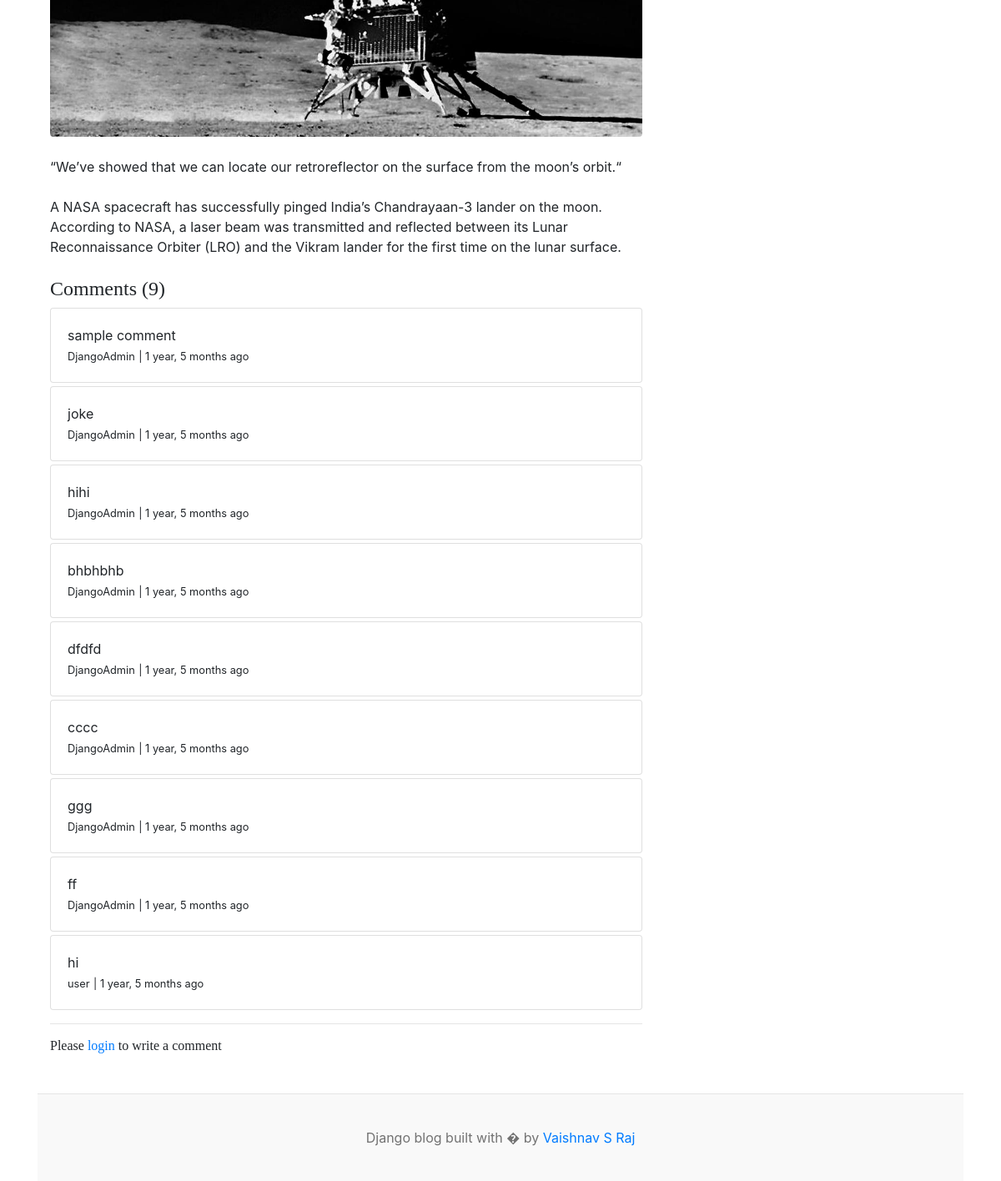
Before: /blogs/nasa-spacecraft-pings-indias-chandrayaan-3-lander-on-the-moon/ (lower part) with the older database file.
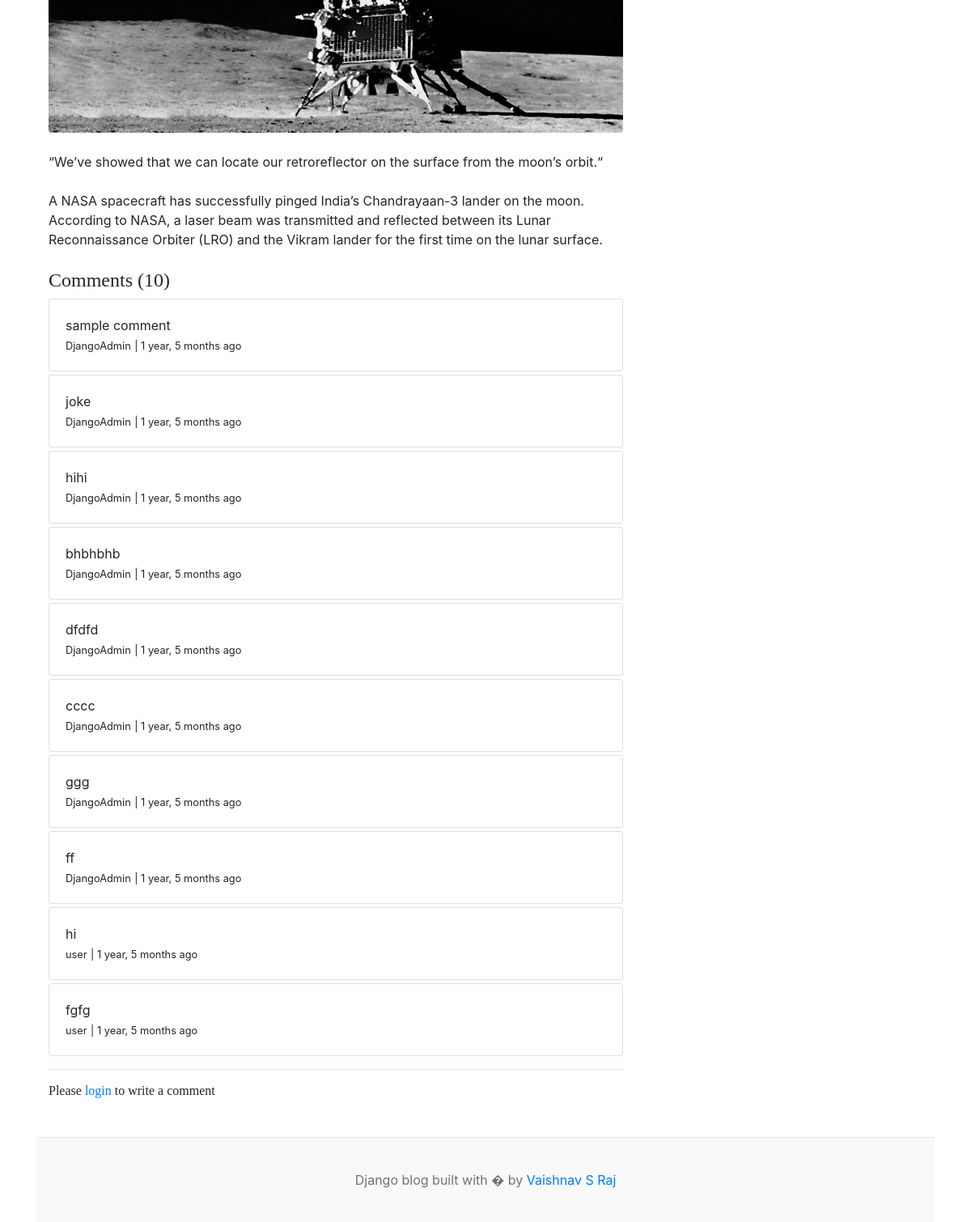
After: the same page with the newer database file.
### blogs/models.py (models this page shows, shortened)
class Blogs(models.Model):
    title = models.CharField(max_length=100)
    slug = models.SlugField(max_length=150, unique=True, blank=True)
    category = models.ForeignKey(Category, on_delete=models.CASCADE)
    author = models.ForeignKey(User, on_delete=models.CASCADE)
    featured_image = models.ImageField(upload_to="uploads/%y/%m/%d")
    short_description = models.TextField(max_length=500)
    blog_body = models.TextField(max_length=1000)
    status = models.CharField(max_length=20, choices=STATUS_CHOICES, default="draft")
    is_featured = models.BooleanField(default=False)
    created_at = models.DateTimeField(auto_now_add=True)
    updated_at = models.DateTimeField(auto_now=True)
    class Meta:
        verbose_name_plural = "Blogs"

class Comment(models.Model):
    user = models.ForeignKey(User, on_delete=models.CASCADE)
    blog = models.ForeignKey(Blogs, on_delete=models.CASCADE)
    comment = models.TextField(max_length=250)
    created_at = models.DateTimeField(auto_now_add=True)
    updated_at = models.DateTimeField(auto_now=True)
    def __str__(self):
        return self.comment

### blogs/views.py (the view, shortened to what this page needs)
# urls.py: path("blogs/<slug:slug>/", BlogView.blogs, name="blogs"),
def blogs(request, slug):
    single_blog = get_object_or_404(Blogs, slug=slug, status="published")
    comments = Comment.objects.filter(blog=single_blog)
    comments_count = comments.count()
    context = {
        "single_blog": single_blog,
        "comments": comments,
        "comments_count": comments_count,
    }
    return render(request, "blogs.html", context)

### blogs/context_processors.py (called while the page is built)
def get_category(request):
    category = Category.objects.all()
    return dict(categories=category)

### blogs/models.py (called while the page is built)
    def __str__(self):
        return self.category_name

### templates/blogs.html (shortened to what this page needs)
{% extends 'base.html'%} {% block content %}
<div class="container mt-5">
  <div class="row">
    <div class="col-lg-8">
      <article>
        <figure class="mb-4">
          <img
            class="img-fluid rounded"
            src="{{single_blog.featured_image.url}}"
            alt="..."
          />
        </figure>
        <section class="mb-5">
          <p class="fs-5 mb-4">{{single_blog.short_description}}</p>
          <p class="fs-5 mb-4">{{single_blog.blog_body}}</p>
         <h4>Comments ({{comments_count}}) </h4>
         {% if comments %}
         {% for comment in comments  %}
         <div class="card mt-1">
          <div class="card-body">
            <p class="card-text mb-0">
              {{comment}}</p>
            <span>
              <small>{{comment.user}}</small>
              <small> | {{comment.created_at | timesince}} ago</small>
            </span>
          </div>
         </div>
         {% endfor %}
         {% else %}
         No comments yet
         {% endif %}
         <hr>
         {% if user.is_authenticated %}
         <div class="form-group">
          <form action="" method='POST'>
            {% csrf_token %}
            <div class="form-group">
              <textarea class="form-control" name="comment" placeholder="Write your comment"></textarea>
              <input type="submit" class="btn btn-primary mt-2">
            </div>
          </form>
         </div>
         {% else %}
         <span>
          <h6>Please <span><a href="{% url 'login' %}">login</a></span> to write a comment
         </span>
         {% endif %}
        </section>
      </article>
    </div>
    <div class="col-lg-4">
    </div>
  </div>
</div>
{% endblock %}

### templates/base.html (shortened to what this page needs)
{% load static %}
<!DOCTYPE html>
<html lang="en">
  <head>
    <link
      href="https://getbootstrap.com/docs/4.0/dist/css/bootstrap.min.css"
      rel="stylesheet"
    />
    <link href="{% static 'css/blog.css' %}" rel="stylesheet" />
    <link
      rel="stylesheet"
      href="https://cdnjs.cloudflare.com/ajax/libs/font-awesome/4.7.0/css/font-awesome.min.css"
    />
  </head>
  <body>
    <div class="container">
      {% block content%} {% endblock %}
      <footer class="blog-footer">
        <p>Django blog built with � by <a href="#">Vaishnav S Raj</a></p>
      </footer>
    </div>
  </body>
</html>

### blog_main/static/css/blog.css (style rules this page uses)
h1, h2, h3, h4, h5, h6 { font-family: "Playfair Display", Georgia, "Times New Roman", serif; }
.blog-footer { padding: 2.5rem 0; color: #727272; text-align: center; background-color: #f9f9f9; border-top: .05rem solid #e5e5e5; }
.blog-footer p:last-child { margin-bottom: 0; }
.card { transition: transform 0.2s; }

Changed rows visible on the page:
added Comment: comment "fgfg", user "user", created_at "1 year, 5 months"
Other visible differences:
{{ comments_count }}: "9" → "10"
